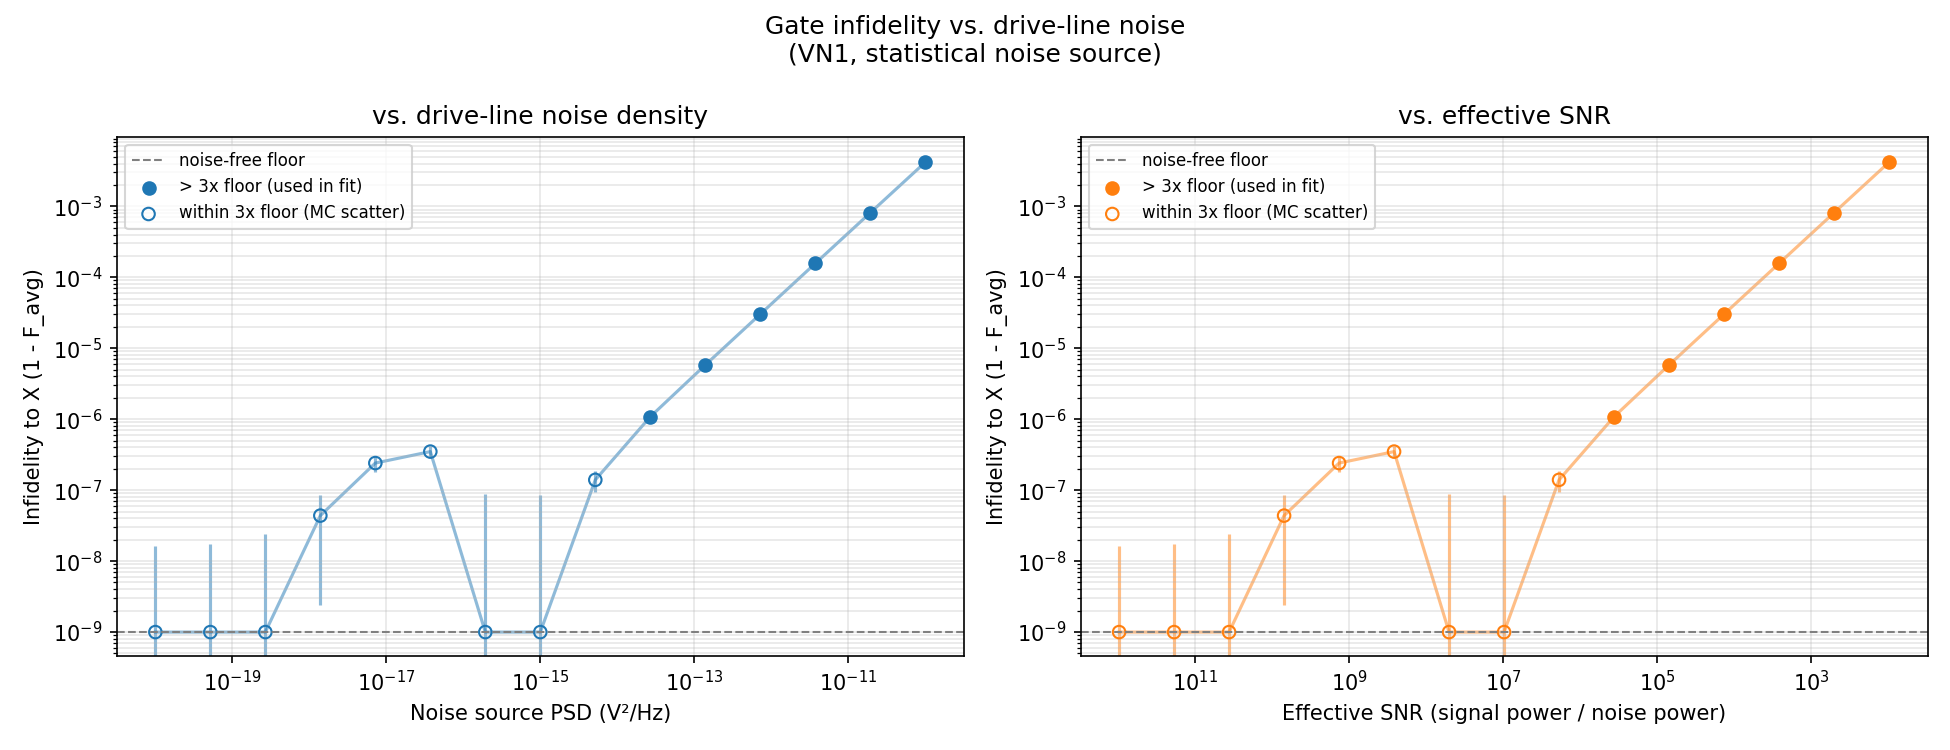

Write the Python code that produced this figure.
"""
examples/noise_density_sweep_demo.py
=====================================
Investigation: how does a drive-line noise source's spectral density cost
gate fidelity, and does it scale the way a small-perturbation argument
predicts?

Uses tests/test_schematic_noise.si -- test_schematic_basic.si (the plain
lossless amplifier chain every other baseline investigation in this series
starts from) with one addition: a real SI DeviceVoltageStatisticalNoiseSource
device (VN1), spliced in series on the line between the amplifier's output
and the qubit-plane termination, configured as Johnson noise (50 ohm,
290 K -- see schematic.noise's module docstring for why this needs a
resolvable placeholder waveform on VSource, and why that doesn't affect the
physics here: si_qfi always injects its own drive waveform at run time).

This demo sweeps the noise density using the OVERRIDE mechanism
(`noise={"VN1": {"single_sided_psd_v2_per_hz": ...}}`) rather than SI's own
Johnson computation, specifically so the density can be swept over many
decades independent of any physical resistor/temperature value -- see
tests/test_engine_noise.py for the (already-passing) confirmation that both
the override and SI-native paths are physically equivalent (same code path
downstream, only the PSD's source differs).

Method: calibrate a pi-pulse ONCE (noise-free, via tuneup_amplitude()) at
the tuned amplitude, then re-run engine.run() at that fixed amplitude with
noise enabled at each swept density, computing gate_fidelity()'s noise
ensemble statistics (F_avg, F_std, F_sem) at each point.

Run: python examples/noise_density_sweep_demo.py
Requires: SignalIntegrity, QuTiP, matplotlib.
"""
from __future__ import annotations

import warnings
from pathlib import Path

import numpy as np
import qutip

from si_qfi.schematic import loader as si_loader
from si_qfi.source.waveform import build_gaussian_envelope, source_from_envelope_array
from si_qfi.simulation import engine as _engine
from si_qfi import quantum

SCHEMATIC_PATH = (Path(__file__).parent.parent / "tests" / "test_schematic_noise.si").resolve()

CARRIER_GHZ = 5.0
ETA = 2 * np.pi * 10e6
DURATION_S = 20e-9
SIGMA_S = DURATION_S / 6
FS_ENVELOPE = 4e9
N_REALIZATIONS = 200


def main():
    warnings.filterwarnings("ignore", message="SI-QFI: Narrowband ratio")
    schematic = si_loader.load_schematic(SCHEMATIC_PATH)
    qmodel = quantum.QubitModel(H0=0 * qutip.qeye(2), n_levels=2)

    # ------------------------------------------------------------------
    # Calibrate once, noise-free (tuneup_amplitude optimizes the noise-free
    # fidelity by design -- see quantum/fidelity.py's own docstring).
    # ------------------------------------------------------------------
    print("Calibrating pi-pulse amplitude (noise-free)...")
    ref_shape = build_gaussian_envelope(DURATION_S, SIGMA_S, FS_ENVELOPE, amp=1.0)
    tuned = quantum.tuneup_amplitude(
        schematic, ref_shape, FS_ENVELOPE, CARRIER_GHZ,
        qmodel, coupling_strength_per_volt=ETA, ideal_gate="X",
    )
    print(f"  tuned scale={tuned.scale:.6f}, achieved={tuned.achieved}, "
          f"noise-free infidelity={1.0 - tuned.fidelity.noise_free.F_avg:.3e}")
    tuned_shape = tuned.scale * ref_shape

    # ------------------------------------------------------------------
    # Sweep noise density at the fixed, noise-free-calibrated amplitude.
    # ------------------------------------------------------------------
    print("Sweeping noise density...")
    psd_values = np.geomspace(1e-20, 1e-10, 15)   # V^2/Hz
    infid_avg = np.zeros_like(psd_values)
    infid_sem = np.zeros_like(psd_values)
    snr_values = np.zeros_like(psd_values)

    for i, psd in enumerate(psd_values):
        src = source_from_envelope_array(tuned_shape, FS_ENVELOPE, CARRIER_GHZ)
        result = _engine.run(
            schematic, src, nonlinear=None, noise={"VN1": {"single_sided_psd_v2_per_hz": float(psd)}},
            n_realizations=N_REALIZATIONS, mode="complex_baseband", seed=123,
        )
        fid = quantum.gate_fidelity(result, qmodel, coupling_strength_per_volt=ETA, ideal_gate="X")
        infid_avg[i] = 1.0 - fid.noise.F_avg
        infid_sem[i] = fid.noise.F_sem
        # complex_baseband's v_nl_qubit/v_qubit_ensemble are already in a
        # consistent complex-envelope representation, so no lpf_cutoff_hz
        # is needed here (see quantum.pulse_snr()'s own docstring).
        snr_result = quantum.pulse_snr(result)
        snr_values[i] = snr_result.snr
        print(f"  psd={psd:.2e} V^2/Hz  SNR={snr_result.snr:.3e} ({snr_result.snr_db:+.1f} dB)  "
              f"infidelity={infid_avg[i]:.4e} +/- {infid_sem[i]:.1e}")

    floor = tuned.fidelity.noise_free.F_avg
    print()
    print("=== Summary ===")
    print(f"Noise-free infidelity floor: {1.0 - floor:.3e}")
    print(f"Infidelity spans {infid_avg.min():.3e} to {infid_avg.max():.3e} "
          f"over psd={psd_values.min():.1e} to {psd_values.max():.1e} V^2/Hz")

    # Small-perturbation scaling check: fit infidelity ~ A * psd^p over the
    # region well above the noise-free floor (where noise-driven infidelity
    # actually dominates), report the fitted power p. Uses an ABSOLUTE floor
    # threshold, not `3 * (1.0 - floor)` directly -- the noise-free F_avg can
    # itself land slightly *above* 1.0 (a known QuTiP-solver-precision
    # artifact at near-perfect fidelity, documented elsewhere in this
    # codebase's investigations), making `1.0 - floor` negative and flipping
    # the comparison to admit near-floor NEGATIVE infidelities into the log
    # fit (log of a negative number -> nan). Also require infid_avg > 0
    # explicitly, since only that guarantees np.log() is well-defined,
    # regardless of the threshold's own sign.
    _NUMERICAL_FLOOR = 1e-7
    significant = (infid_avg > 0) & (infid_avg > 3 * max(abs(1.0 - floor), _NUMERICAL_FLOOR))
    if np.sum(significant) >= 3:
        p, log_a = np.polyfit(np.log(psd_values[significant]), np.log(infid_avg[significant]), 1)
        print(f"Fitted scaling (region above floor): infidelity ~ psd^{p:.2f} "
              f"(1.0 = linear, matches a small-perturbation/first-order argument)")
    if np.any(~significant):
        print(
            f"Note: {np.sum(~significant)} point(s) at the low-density/high-SNR end sit within "
            f"3x the noise-free floor -- there, noise-driven infidelity is comparable to or "
            f"smaller than the intrinsic finite-ensemble Monte Carlo scatter, so those points can "
            f"swing above OR below zero (even dip visibly below neighboring points, as seen in the "
            f"plot) without indicating any real non-monotonicity in the underlying physics -- only "
            f"the >3x-floor points (filled markers below) are used for the scaling fit above."
        )

    import matplotlib
    matplotlib.use("Agg")
    import matplotlib.pyplot as plt

    # Display-only floor clip -- infidelity (and the noise-free floor
    # itself) can land slightly negative near machine precision at
    # near-perfect fidelity (see the scaling-fit fix above for why); a log
    # y-axis silently drops negative points/lines entirely rather than
    # showing them, so clip for plotting only (printed/summary values above
    # are untouched). Matches the floor-clipping convention already used in
    # examples/impedance_mismatch_demo.py for the same reason.
    plot_floor = 1e-9
    fig, (ax_psd, ax_snr) = plt.subplots(1, 2, figsize=(13, 5))

    infid_plot = np.maximum(infid_avg, plot_floor)

    def _plot_significance_split(ax, x, color):
        # Solid line through everything (so the eye can still follow the
        # trend), but hollow/faded markers for points within 3x the floor
        # -- those are Monte Carlo scatter, not reliable individual data
        # points (see the printed note above and module docstring).
        ax.errorbar(x, infid_plot, yerr=infid_sem, fmt="-", color=color, alpha=0.5, zorder=1)
        ax.scatter(x[significant], infid_plot[significant], color=color, zorder=2, label="_nolegend_")
        ax.scatter(
            x[~significant], infid_plot[~significant],
            facecolors="none", edgecolors=color, zorder=2, label="_nolegend_",
        )

    _plot_significance_split(ax_psd, psd_values, "C0")
    ax_psd.axhline(max(1.0 - floor, plot_floor), color="gray", ls="--", lw=1, label="noise-free floor")
    ax_psd.scatter([], [], color="C0", label="> 3x floor (used in fit)")
    ax_psd.scatter([], [], facecolors="none", edgecolors="C0", label="within 3x floor (MC scatter)")
    ax_psd.set_xscale("log")
    ax_psd.set_yscale("log")
    ax_psd.set_xlabel("Noise source PSD (V²/Hz)")
    ax_psd.set_ylabel("Infidelity to X (1 - F_avg)")
    ax_psd.set_title("vs. drive-line noise density")
    ax_psd.legend(fontsize=8)
    ax_psd.grid(alpha=0.3, which="both")

    # SNR-vs-infidelity: SNR decreases as PSD increases, so this is the
    # same data re-parameterized -- useful because SNR (not raw PSD) is
    # the quantity that's actually physically meaningful for how much a
    # given noise source degrades the gate, and because a "hump" visible
    # in the PSD view can be checked here for whether it's a real feature
    # or just scatter near the noise-free floor (see module docstring).
    _plot_significance_split(ax_snr, snr_values, "C1")
    ax_snr.axhline(max(1.0 - floor, plot_floor), color="gray", ls="--", lw=1, label="noise-free floor")
    ax_snr.scatter([], [], color="C1", label="> 3x floor (used in fit)")
    ax_snr.scatter([], [], facecolors="none", edgecolors="C1", label="within 3x floor (MC scatter)")
    ax_snr.set_xscale("log")
    ax_snr.set_yscale("log")
    ax_snr.invert_xaxis()   # low SNR (bad) on the left, high SNR (good) on the right
    ax_snr.set_xlabel("Effective SNR (signal power / noise power)")
    ax_snr.set_ylabel("Infidelity to X (1 - F_avg)")
    ax_snr.set_title("vs. effective SNR")
    ax_snr.legend(fontsize=8)
    ax_snr.grid(alpha=0.3, which="both")

    fig.suptitle("Gate infidelity vs. drive-line noise\n(VN1, statistical noise source)")
    plt.tight_layout()
    out_path = Path(__file__).parent / "noise_density_sweep_demo.png"
    plt.savefig(out_path, dpi=150)
    print(f"\nSaved plot to {out_path}")


if __name__ == "__main__":
    main()
